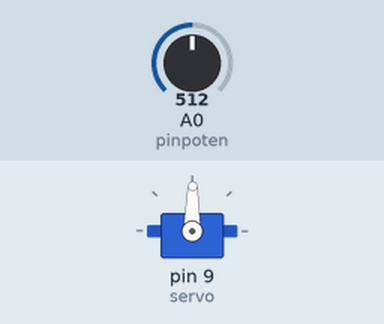
Recording of a sketch running on a simulated Arduino Uno, built with avr-gcc and run on an emulated ATmega328P. Shown: servo. The test bench sets the inputs (shaded band); at power-on: A0 (pinpoten) = 512. What the sketch prints to the serial monitor is not drawn.

Above: at 1.2 s.
1.3 s: A0 (pinpoten) set to 716
At 2.5 s:
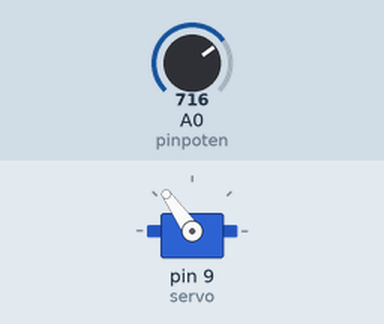
2.8 s: A0 (pinpoten) set to 900
At 3.9 s:
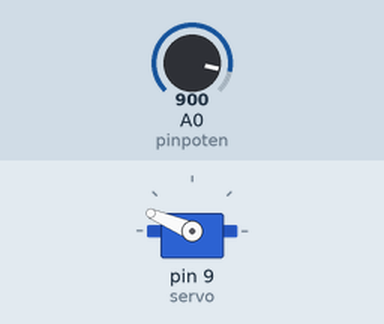
4.3 s: A0 (pinpoten) set to 1023
At 5.3 s:
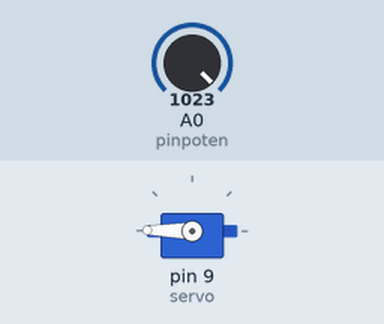
5.8 s: A0 (pinpoten) set to 306
At 6.7 s:
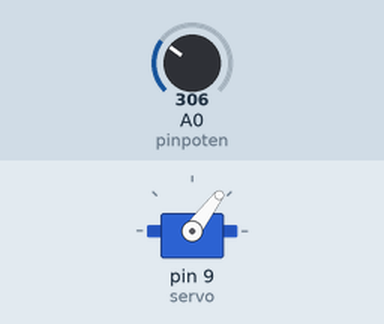
7.3 s: A0 (pinpoten) set to 122
At 8.0 s:
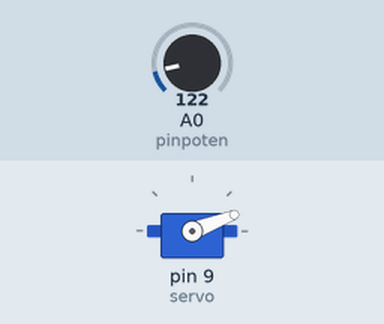
8.8 s: A0 (pinpoten) set to 511
At 9.5 s:
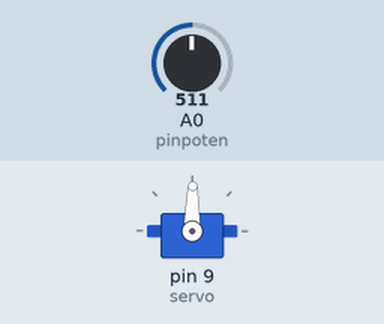
Timing chart, 0 to 11.3 s (numbered marks = the images above; inputs shaded):
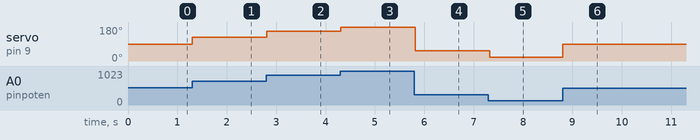

The sketch:

servomotore.ino
```cpp
//inclusione libreria, dichiarazione variabili e servo
#include <Servo.h>
Servo servo;
int const pinpoten =A0;
int valorepoten;
int angolo;

void setup() {
servo.attach(9);//dichiarazione pin del servo e connessione seriale
Serial.begin(9600);
}

void loop() {
valorepoten = analogRead(pinpoten);
Serial.print(valorepoten);
angolo = map(valorepoten,0,1023,0,179);
Serial.print(angolo);
servo.write(angolo);
delay(25);

}
```

Measured:
- after the input at 1.3 s, servo on pin 9 (servo): 89° → 125° at once
- after the input at 2.8 s, servo on pin 9 (servo): 125° → 157° at once
- after the input at 4.3 s, servo on pin 9 (servo): 157° → 179° at once
- after the input at 5.8 s, servo on pin 9 (servo): 179° → 53° at once
- after the input at 7.3 s, servo on pin 9 (servo): 53° → 21° at once
- after the input at 8.8 s, servo on pin 9 (servo): 21° → 89° at once
